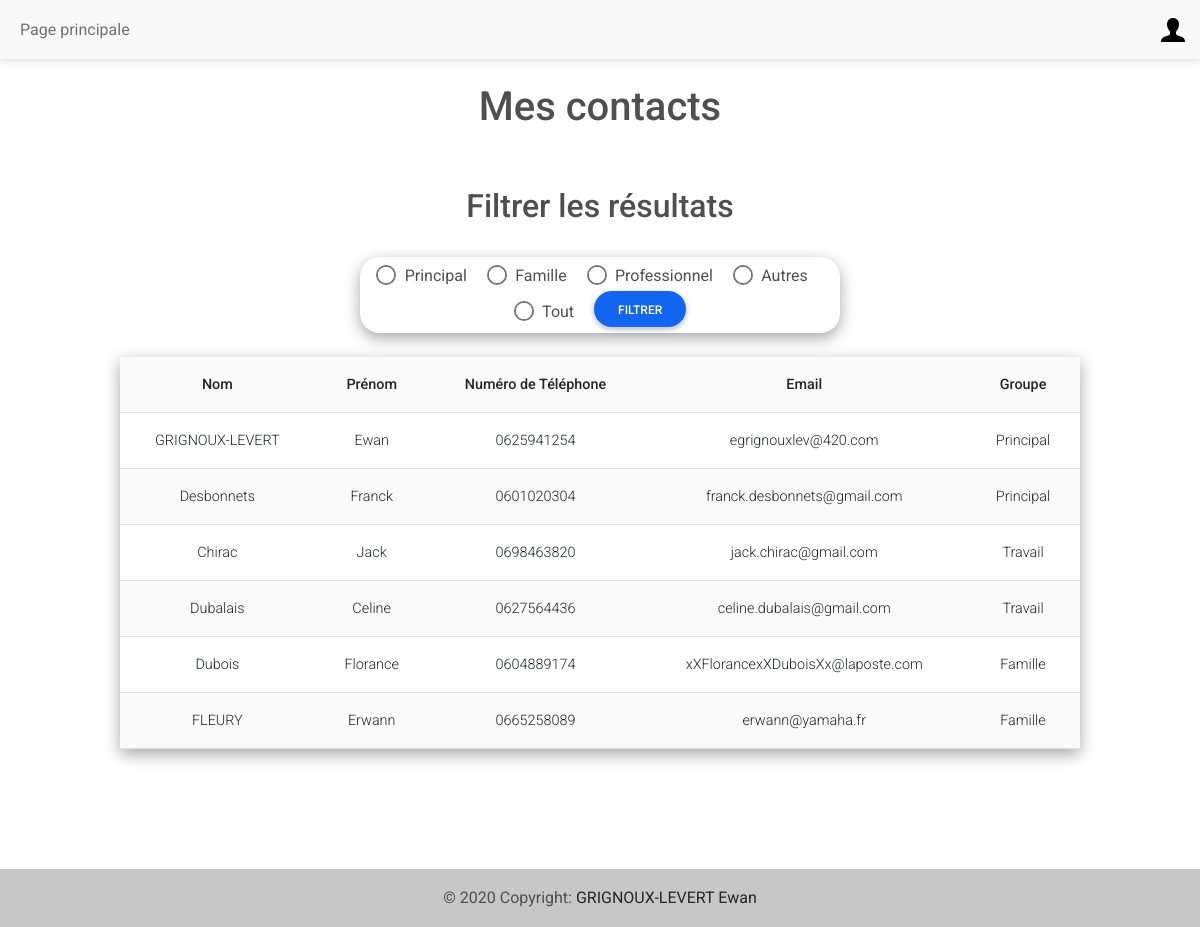
Page /index.php (signed in) on the committed database.
### tables this page shows
CREATE TABLE "Coordonnees" (
	"id"	INTEGER,
	"nom"	VARCHAR(30) NOT NULL,
	"prenom"	VARCHAR(30) NOT NULL,
	"phoneNumber"	VARCHAR(10),
	"email"	VARCHAR(40) CHECK("email" LIKE '%@%'),
	"idUsers"	INTEGER NOT NULL,
	"groups"	VARCHAR(10) NOT NULL CHECK("groups" IN ('Principal', 'Travail', 'Famille', 'Autre')),
	FOREIGN KEY("idUsers") REFERENCES "Users"("id") ON UPDATE CASCADE ON DELETE CASCADE,
	PRIMARY KEY("id" AUTOINCREMENT)
);

### index.php (the view, shortened to what this page needs)
<!DOCTYPE html>
<html lang="fr">
    <head>
        <link href="style.css" rel="stylesheet" type="text/css">
        <link rel="stylesheet" href="https://cdnjs.cloudflare.com/ajax/libs/font-awesome/6.0.0/css/all.min.css%22/%3E">
        <link rel="stylesheet" href="css/mdb.min.css" />
    </head>
    <body>
        <nav class="navbar navbar-expand-lg navbar-light bg-light">
            <div class="container-fluid">
                <div class="collapse navbar-collapse" id="navbarSupportedContent">
                    <ul class="navbar-nav me-auto mb-2 mb-lg-0">
                        <li class="nav-item">
                        <a class="nav-link" href="index.php">Page principale</a>
                        </li>
                    </ul>
                </div>
                <div class="dropdown">
                    <a class="dropdown-toggle d-flex align-items-center hidden-arrow" href="#" id="navbarDropdownMenuAvatar" role="button" data-mdb-toggle="dropdown" aria-expanded="false">
                        <img src="img/user.png" alt="user icon" loading="lazy">
                    </a>
                </div>
            </div>
        </nav>
        <h1>Mes contacts</h1>
        <section>
            <h2>Filtrer les résultats</h2>
            <form id="ind_form" action="#" method="GET">
                <div class="form-check form-check-inline">
                    <input class="form-check-input" type="radio" name="inlineRadioOptions" id="inlineRadio1" value="Principal" />
                    <label class="form-check-label" for="inlineRadio1">Principal</label>
                </div>
                <div class="form-check form-check-inline">
                    <input class="form-check-input" type="radio" name="inlineRadioOptions" id="inlineRadio2" value="Famille" />
                    <label class="form-check-label" for="inlineRadio1">Famille</label>
                </div>
                <div class="form-check form-check-inline">
                    <input class="form-check-input" type="radio" name="inlineRadioOptions" id="inlineRadio3" value="Travail" />
                    <label class="form-check-label" for="inlineRadio1">Professionnel</label>
                </div>
                <div class="form-check form-check-inline">
                    <input class="form-check-input" type="radio" name="inlineRadioOptions" id="inlineRadio4" value="Autre" />
                    <label class="form-check-label" for="inlineRadio1">Autres</label>
                </div>
                <div class="form-check form-check-inline">
                    <input class="form-check-input" type="radio" name="inlineRadioOptions" id="inlineRadio13" value="Tout" />
                    <label class="form-check-label" for="inlineRadio1">Tout</label>
                </div>
                <input type="submit" class="btn btn-primary btn-rounded" id="ind_button" value='Filtrer'>
            </form>
        </section>
        <?php
        include "function.php" ;
        $madb = new PDO('sqlite:'.$_SERVER["DOCUMENT_ROOT"]."/WEB2/IUT-Projet-WEB/DB/database.sqlite") ;
        if (!empty($_GET)){
            if ($_GET["inlineRadioOptions"] == "Tout"){
                $query = 'SELECT * FROM Coordonnees WHERE idUsers LIKE '.$_SESSION["id"].';';
            }
            else{
                $groups_filtre= $madb->quote($_GET["inlineRadioOptions"]);
            $query = 'SELECT * FROM Coordonnees WHERE idUsers LIKE '.$_SESSION["id"].' AND groups LIKE '.$groups_filtre.';';
            }
            $result = $madb->query($query);
            $tb = "
                <tr>
                <th scope='col'>Nom</th>
                <th scope='col'>Prénom</th>
                <th scope='col'>Numéro de Téléphone</th>
                <th scope='col'>Email</th>
                <th scope='col'>Groupe</th>
                </tr>
                <tr>
            ";
            while ($row = $result->fetch(PDO::FETCH_ASSOC)) {
                $nom = $row["nom"];
                $prenom = $row["prenom"];
                $phone = $row["phoneNumber"];
                $mail = $row["email"];
                $groups = $row["groups"];
                $tb .= "<td> $nom </td>";
                $tb .= "<td> $prenom </td>";
                $tb .= "<td> $phone </td>";
                $tb .= "<td> $mail </td>";
                $tb .= "<td> $groups </td>";
                $tb .= "</tr>";
            }
        }
        else {
            $query = 'SELECT * FROM Coordonnees WHERE idUsers LIKE '.$_SESSION["id"].' ;';
            $result = $madb->query($query);
            $tb = "
                <tr>
                <th scope='col'>Nom</th>
                <th scope='col'>Prénom</th>
                <th scope='col'>Numéro de Téléphone</th>
                <th scope='col'>Email</th>
                <th scope='col'>Groupe</th>
                </tr>
                <tr>
            ";
            while ($row = $result->fetch(PDO::FETCH_ASSOC)) {
                $nom = $row["nom"];
                $prenom = $row["prenom"];
                $phone = $row["phoneNumber"];
                $mail = $row["email"];
                $groups = $row["groups"];
                $tb .= "<td> $nom </td>";
                $tb .= "<td> $prenom </td>";
                $tb .= "<td> $phone </td>";
                $tb .= "<td> $mail </td>";
                $tb .= "<td> $groups </td>";
                $tb .= "</tr>";
            }
        }
        echo "<div table-responsive>
            <table class='table table-striped ' id='index_tab'>
            $tb
            </table>";
        ?>
        <footer class="bg-light text-center text-lg-start">
            <div class="text-center p-3" style="background-color: rgba(0, 0, 0, 0.2);">
                © 2020 Copyright:
                <a class="text-dark" href="https://github.com/EwanGL">GRIGNOUX-LEVERT Ewan</a>
            </div>
        </footer>
    </body>
</html>

### style.css (style rules this page uses)
h1, h2 { text-align: center; padding: 2%; }
body { position: relative; margin: 0; padding: 0; min-height: 100%; width: 100%; }
#ind_form { text-align: center; padding: 0.5%; margin-left: 30%; margin-bottom: 2%; width : 40%; box-shadow: rgba(0, 0, 0, 0.35) 0px 5px 15px; border-radius: 20px; }
#index_tab { width: 80%; margin-left: 10%; box-shadow: rgba(0, 0, 0, 0.35) 0px 5px 15px; text-align: center; }
img { margin-top: 2%; margin-bottom: 2%; }
footer { margin-top : 10%; width: 100%; text-align: center; }

### rows in the picture
coordonnees: nom "GRIGNOUX-LEVERT", prenom "Ewan", phoneNumber "0625941254", email "egrignouxlev@420.com", groups "Principal"
coordonnees: nom "Desbonnets", prenom "Franck", phoneNumber "0601020304", email "franck.desbonnets@gmail.com", groups "Principal"
coordonnees: nom "Chirac", prenom "Jack", phoneNumber "0698463820", email "jack.chirac@gmail.com", groups "Travail"
coordonnees: nom "Dubalais", prenom "Celine", phoneNumber "0627564436", email "celine.dubalais@gmail.com", groups "Travail"
coordonnees: nom "Dubois", prenom "Florance", phoneNumber "0604889174", email "xXFlorancexXDuboisXx@laposte.com", groups "Famille"
coordonnees: nom "FLEURY", prenom "Erwann", phoneNumber "0665258089", email "erwann@yamaha.fr", groups "Famille"
